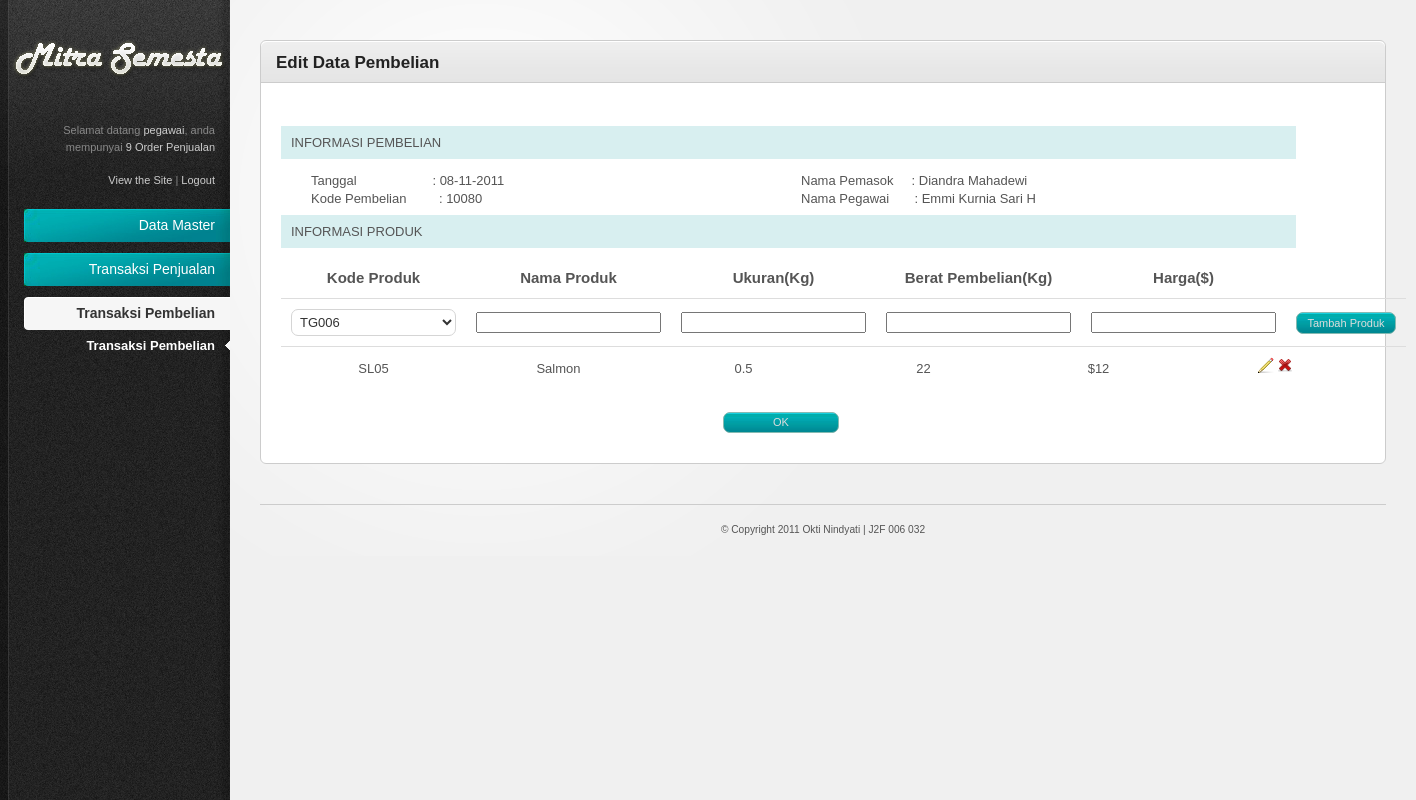
Page /index.php/admin/pembelian/edit_pembelian/10080 (signed in) on the committed database.
### tables this page shows
CREATE TABLE IF NOT EXISTS `pembelian` (
  `KodePembelian` int(11) NOT NULL AUTO_INCREMENT,
  `KodePemasok` char(5) NOT NULL,
  `Tanggal` date NOT NULL,
  `Total` double NOT NULL,
  `KodePegawai` char(5) NOT NULL,
  PRIMARY KEY (`KodePembelian`)
);

CREATE TABLE IF NOT EXISTS `pemasok` (
  `KodePemasok` int(11) NOT NULL AUTO_INCREMENT,
  `NamaPemasok` varchar(30) NOT NULL,
  `JenisKelamin` enum('L','P') NOT NULL,
  `AlmtPemasok` varchar(50) DEFAULT NULL,
  `NoTelepon` varchar(12) DEFAULT NULL,
  `Kredibilitas` char(1) DEFAULT NULL,
  `Email` varchar(25) DEFAULT NULL,
  `Kota` varchar(20) NOT NULL,
  PRIMARY KEY (`KodePemasok`)
);

CREATE TABLE IF NOT EXISTS `pegawai` (
  `KodePegawai` int(11) NOT NULL AUTO_INCREMENT,
  `NamaPegawai` varchar(30) NOT NULL,
  `JenisKelamin` char(1) NOT NULL,
  `TempatLahir` varchar(20) NOT NULL,
  `TanggalLahir` date NOT NULL,
  `AlmtPegawai` varchar(50) DEFAULT NULL,
  `NoTelepon` varchar(12) DEFAULT NULL,
  `Email` varchar(25) DEFAULT NULL,
  `TanggalMasuk` date NOT NULL,
  `Level` varchar(10) NOT NULL,
  `Username` varchar(25) NOT NULL,
  `Password` varchar(35) NOT NULL,
  PRIMARY KEY (`KodePegawai`)
);

CREATE TABLE IF NOT EXISTS `detail_pembelian` (
  `KodePembelian` char(5) NOT NULL,
  `KodeProduk` varchar(7) NOT NULL,
  `BeratBeli` double NOT NULL,
  `HargaBeli` double NOT NULL,
  PRIMARY KEY (`KodePembelian`,`KodeProduk`)
);

CREATE TABLE IF NOT EXISTS `produk` (
  `KodeProduk` varchar(7) NOT NULL,
  `NamaProduk` varchar(20) NOT NULL,
  `Kualitas` enum('A','B') DEFAULT NULL,
  `Berat` double NOT NULL,
  `HargaKiloan` double NOT NULL,
  `NamaFoto` varchar(30) NOT NULL,
  PRIMARY KEY (`KodeProduk`)
);

### system/application/controllers/admin/pembelian.php (called while the page is built, shortened)
<?php
Class Pembelian extends Controller{
	function Pembelian(){
		if(isset($_SESSION["username"]) && $_SESSION['level']=='Pegawai'){
			$this->load->model(array('pembelian_model','penjualan_model','detail_pembelian_model','pemasok_model','pegawai_model','produk_model'));
		}else{
			redirect('home');
		}
	}
	function edit_pembelian($KodePembelian=''){
		$data['judul'] = "Edit Data Pembelian";
		$result_detail_pembelian = $this->pembelian_model->get_detail_pembelian($KodePembelian);
		$subdata['result_detail_pembelian'] = $result_detail_pembelian;
		$result_isi_detail_pembelian = $this->detail_pembelian_model->detail_pembelian($KodePembelian);
		$subdata['result_isi_detail_pembelian'] = $result_isi_detail_pembelian;
		$result_daftar_produk = $this->pembelian_model->get_combobox_produk($KodePembelian);
		$subdata['result_daftar_produk'] = $result_daftar_produk;
		$data['content'] = $this->load->view('admin/pembelian_edit_view',$subdata,TRUE);
		$this->load->view("template_admin/template",$data);
	}
}

### system/codeigniter/CodeIgniter.php (called while the page is built, shortened)
<?php  if ( ! defined('BASEPATH')) exit('No direct script access allowed');
$EXT =& load_class('Hooks');
$EXT->_call_hook('pre_system');
$URI =& load_class('URI');
$RTR =& load_class('Router');
$method = $RTR->fetch_method();
$EXT->_call_hook('pre_controller');
$CI = new $class();
if ($RTR->scaffolding_request === TRUE)
{
	if ($EXT->_call_hook('scaffolding_override') === FALSE)
	{
		$CI->_ci_scaffolding();
	}
}
else
{
	if (method_exists($CI, '_remap'))
	{
		$CI->_remap($method);
	}
	else
	{
		call_user_func_array(array(&$CI, $method), array_slice($URI->rsegments, 2));
	}
}

### index.php (called while the page is built, shortened)
<?php
require_once BASEPATH.'codeigniter/CodeIgniter'.EXT;

### system/codeigniter/Base5.php (called while the page is built)
<?php  if ( ! defined('BASEPATH')) exit('No direct script access allowed');
class CI_Base {
	private static $instance;
	public function CI_Base()
	{
		self::$instance =& $this;
	}
	public static function &get_instance()
	{
		return self::$instance;
	}
}
function &get_instance()
{
	return CI_Base::get_instance();
}

### system/application/models/pembelian_model.php (called while the page is built, shortened)
<?php
Class Pembelian_model extends Model{
	function get_detail_pembelian($KodePembelian){
		$this->db->where('KodePembelian',$KodePembelian);
		$this->db->join('pegawai','pembelian.KodePegawai=pegawai.KodePegawai','LEFT');
		$this->db->join('pemasok','pembelian.KodePemasok=pemasok.KodePemasok','LEFT');
		$query = $this->db->get('pembelian');
		return $query->result();
	}
	function get_combobox_produk($KodePembelian){
		$sql="SELECT * FROM produk WHERE KodeProduk NOT IN (SELECT KodeProduk FROM detail_pembelian WHERE KodePembelian='$KodePembelian')";
		$query=$this->db->query($sql);
		if($query->num_rows()>0){
			return $query->result();
		}
		else{
			return array();
		}
	}
}

### system/application/libraries/fungsi_bantuan.php (called while the page is built, shortened)
<?php if ( ! defined('BASEPATH')) exit('No direct script access allowed');
Class Fungsi_bantuan{
	function create_combobox($nama,$arr,$id,$value,$selected="",$atr=""){
		$arr_combobox=array();
		foreach ($arr as $row){
			$arr_combobox[$row->$id] = $row->$value;
		}
		$combo = form_dropdown($nama,$arr_combobox,$selected,$atr);
		return $combo;
	}
}

### system/application/models/detail_pembelian_model.php (called while the page is built, shortened)
<?php
Class Detail_pembelian_model extends Model{
	function detail_pembelian($KodePembelian,$KodeProduk=''){
		$this->db->where('KodePembelian',$KodePembelian);
		$this->db->select('*');
		$this->db->from('detail_pembelian');
		$this->db->join('produk','detail_pembelian.KodeProduk=produk.KodeProduk');
		$query = $this->db->get();
		if($query->num_rows()>0){
			return $query->result();
		}else{
			return false;
		};
	}
}

### system/application/views/admin/pembelian_edit_view.php (the view, shortened to what this page needs)
<link rel="stylesheet" href="<?=base_url()?>system/application/js/colorbox/css/colorbox.css" type="text/css">
<link rel="stylesheet" href="<?=base_url()?>system/application/css/ui-lightness/jquery-ui-1.8.11.custom.css">
<div class="tab-content default-tab" id="tab1">
<?php if($result_detail_pembelian){
foreach($result_detail_pembelian as $num_row => $row)
{?>
	<div class="header_info">INFORMASI PEMBELIAN</div>
<div id="info">
	<div class="isi_info">Tanggal &nbsp &nbsp &nbsp &nbsp &nbsp &nbsp &nbsp &nbsp &nbsp &nbsp : <?=substr($row->Tanggal,8,2).'-'.substr($row->Tanggal,5,2).'-'.substr($row->Tanggal,0,4);?></div>
	<div class="isi_info">Nama Pemasok &nbsp &nbsp  : <?=($row->NamaPemasok)?></div>
	<div class="isi_info">Kode Pembelian &nbsp &nbsp &nbsp &nbsp : <span id="kode_pembelian"><?=($row->KodePembelian)?></span></div>
	<div class="isi_info">Nama Pegawai &nbsp &nbsp &nbsp : <?=($row->NamaPegawai)?></div>
</div>
	<div class="header_info">INFORMASI PRODUK</div>
<?php
};
}else{
}
?>
<?=form_open("admin/pembelian/edit_tambah_produk_detail_pembelian")?>
	<table width="100%">
		<thead>
		<tr>
			<th width="18px"><center>Kode Produk</center></th>
			<th width="18px"><center>Nama Produk</center></th>
			<th width="18px"><center>Ukuran(Kg)</center></th>
			<th width="18px"><center>Berat Pembelian(Kg)</center></th>
			<th width="18px"><center>Harga($)</center></th>
			<th width="18px"></th>
		</tr>
		</thead>
		<thead>
		<tr>
			<th width="18px"><center><?=$this->fungsi_bantuan->create_combobox('KodeProduk',$result_daftar_produk,"KodeProduk","KodeProduk",'',"id='daftar_kode_produk' style='width:165px' ")?></center></th>
			<th width="18px"><center><?=form_hidden("KodePembelian",$result_detail_pembelian[0]->KodePembelian)?><input type="text" size="20px" name="NamaProduk" rel="NamaProduk" id="NamaProduk" value=""></center></th>
			<th width="18px"><center><input type="text" size="20px" name="Berat" rel="Berat" id="Berat" value=""></center></th>
			<th width="18px"><center><input type="text" size="20px" name="BeratBeli" rel="BeratBeli" id="BeratBeli" value=""></center></th>
			<th width="18px"><center><input type="text" size="20px" name="HargaBeli" rel="HargaBeli" id="HargaBeli" value=""></center></th>
			<th width="18px"><input type="submit" class="button" style="width:100px" name="submit" value="Tambah Produk"></th>
		</tr>
		</thead>
	</table>
</form>
<?=form_open("admin/pembelian/edit_produk_detail_pembelian")?>
	<table width="100%">
<?php if($result_isi_detail_pembelian){
	foreach ($result_isi_detail_pembelian as $num_row => $row)
{?>
		<tbody>
			<tr id='pembelian_<?=$row->KodeProduk?>'>
				<td width="165px"><center><?=$row->KodeProduk;?></center></td>
				<td width="165px"><center><?=$row->NamaProduk;?></center></td>
				<td width="165px"><center><?=$row->Berat;?></center></td>
				<td width="155px" id='berat_beli'><center><?=$row->BeratBeli;?></center></td>
				<td width="155px" id='harga_beli'><center>$<?=$row->HargaBeli;?></center></td>
				<td>
				<center>
					<img class="edit_produk" src="<?=base_url()?>system/application/views/template_admin/resources/images/icons/pencil.png" rel="<?=$row->KodeProduk?>" title="Edit" alt="Edit">
					<a href="<?=site_url("admin/pembelian/delete_detail_pembelian/".$result_detail_pembelian[0]->KodePembelian."/".$row->KodeProduk)?>"><img title="Hapus" class="delete_produk" src="<?=base_url()?>system/application/views/template_admin/resources/images/icons/cross.png" alt="Delete"></a>
				</center>
				</td>
			</tr>
		</tbody>
<?php
	};
}
?>
	</table>
</form>
	<div id="button">
		<a href='<?=site_url('admin/pembelian')?>' class='button' style="width:100px">OK</a>
	</div>
</div>

### system/application/views/template_admin/resources/css/style.css (style rules this page uses)
html { font-size: 100%; height: 100%; margin-bottom: 1px; }
body { font-family: Arial, Helvetica, sans-serif; color: #555; background: #f0f0f0 url('../images/bg-body.gif') top left repeat-y; font-size: 12px; }
a { color: #84bab2; text-decoration: none; }
.button { font-family: Verdana, Arial, sans-serif; display: inline-block; background: #3e4e5a url('../images/bg-button-blue.jpg') top left repeat-x !important; border: 1px solid #84bab2 !important; padding: 4px 7px 4px 7px !important; color: #ddd !important; font-size: 11px !important; cursor: pointer; }
#main-content table { border-collapse: collapse; }
#main-content table thead th { font-weight: bold; font-size: 15px; border-bottom: 1px solid #ddd; }
#main-content tbody tr { background: #fff; }
#main-content tbody tr.alt-row { background: #ffffff; }
#main-content table td, #main-content table th { padding: 10px; line-height: 1.3em; }
form input.text-input, form select, form textarea, form .wysiwyg { padding: 6px; font-size: 13px; background: #fff url('../images/bg-form-field.gif') top left repeat-x; border: 1px solid #d5d5d5; color: #333; }
form select { padding: 4px; background: #fff; }
#button { margin: 25px 0px 10px 0px; position: center; width: 1000px; text-align: center; }
.isi_info { padding: 5px 30px 0px 30px; width: 430px; height: auto; text-align: left; background:none; float:left; }
.header_info { margin: 10px 0px 10px 0px; padding: 10px 0px 10px 10px; width: 1005px; height: auto; text-align: left; background:#d8eff0; float:left; }

### system/application/views/template_admin/resources/css/invalid.css (style rules this page uses)
.button, #main-content table tfoot td .bulk-actions select, .pagination a.number, form input.text-input, form textarea, form .wysiwyg, form select { -moz-border-radius: 7px; -webkit-border-radius: 7px; border-radius: 7px; }

### rows in the picture
pembelian: Tanggal "08", Tanggal "11", Tanggal "2011", pemasok.NamaPemasok "Diandra Mahadewi", KodePembelian "10080", pegawai.NamaPegawai "Emmi Kurnia Sari H"
detail_pembelian: produk.KodeProduk "SL05", produk.NamaProduk "Salmon", produk.Berat "0.5", BeratBeli "22", HargaBeli "12"

### other values in the picture
$_SESSION['username'] "pegawai"
$this->penjualan_model->count_row_penjualan('Pesan') "9"
$judul "Edit Data Pembelian"
